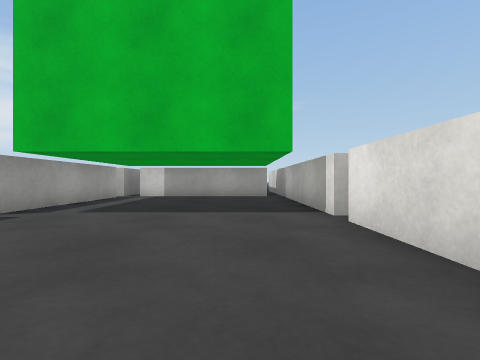
[1] (above)

24 first-person views from a walk through a 3-D level made in the Unity game engine. The camera is 0.51 m above the floor, looks level and sees 85° across. The floor is counted in squares, 1 m on a side. Each view is taken from the middle of a square. On the plan, view 1 faces up. The plan holds only what a view shows up to about 9 squares ahead; the rest is blank. The place goes on beyond the plan. Surface patterns are stand-ins for the level's own textures.

[2]
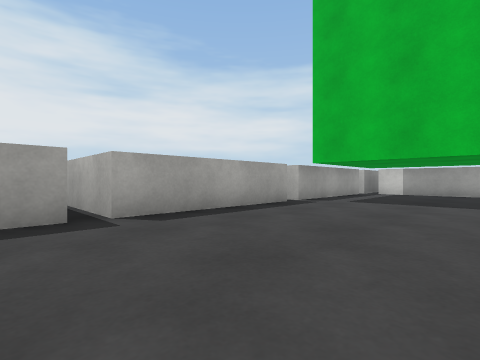

[3]
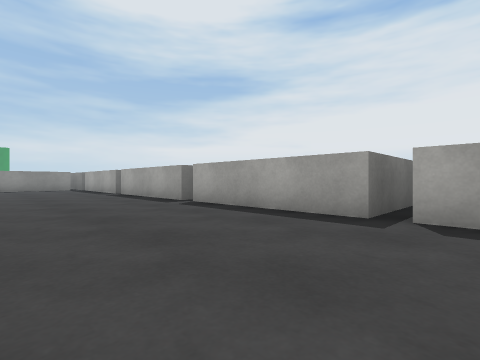

[4]
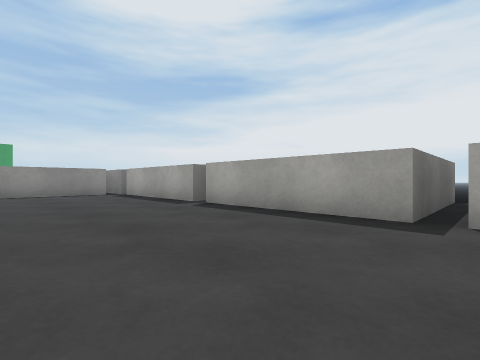

[5]
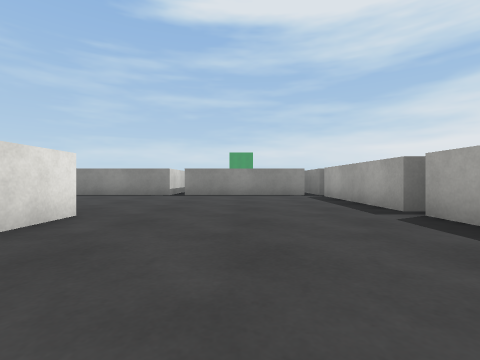

[6]
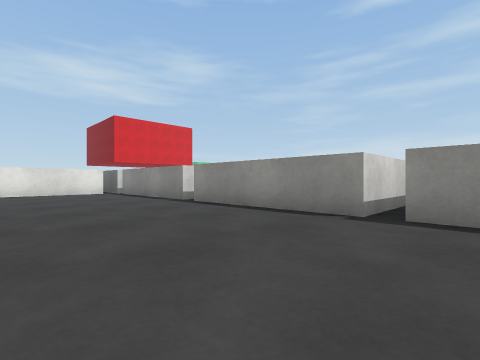

[7]
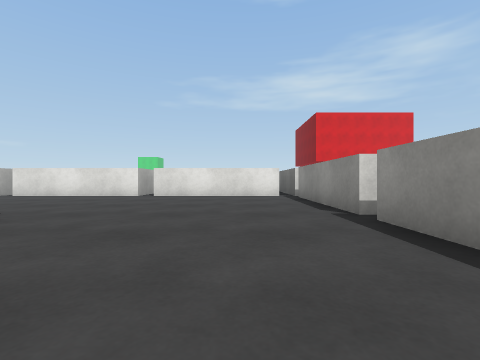

[8]
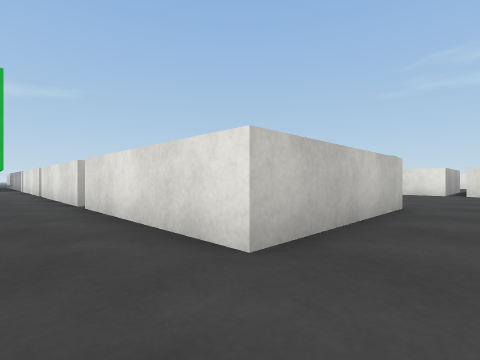

[9]
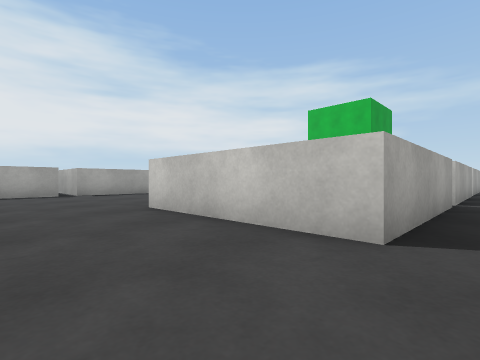

[10]
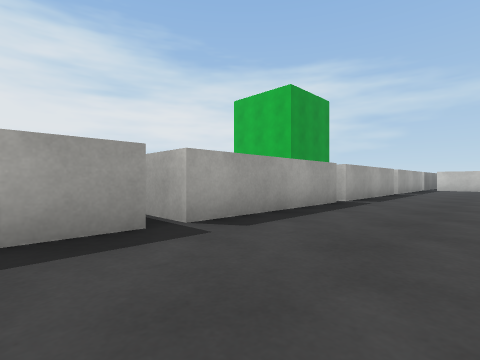

[11]
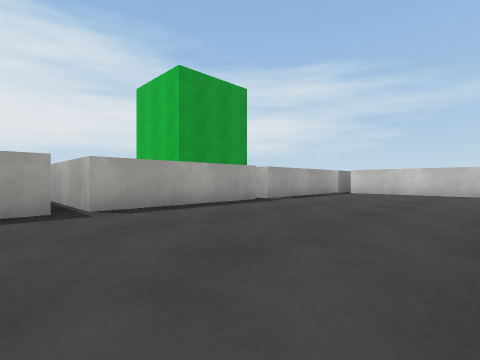

[12]
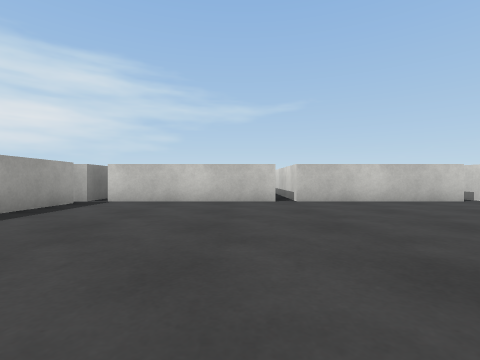

[13]
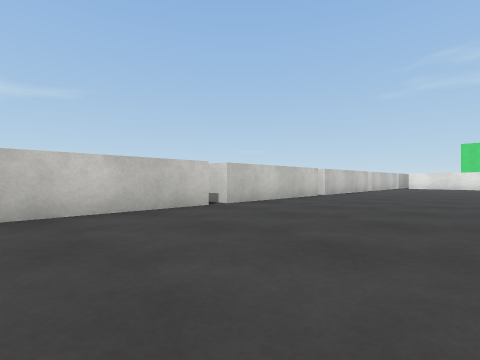

[14]
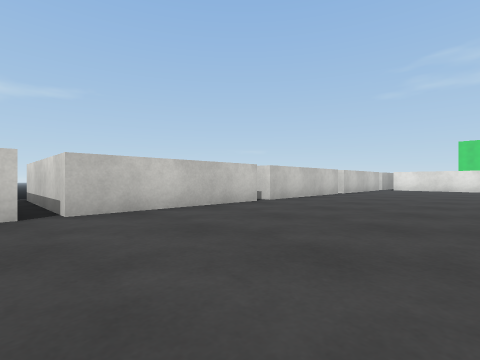

[15]
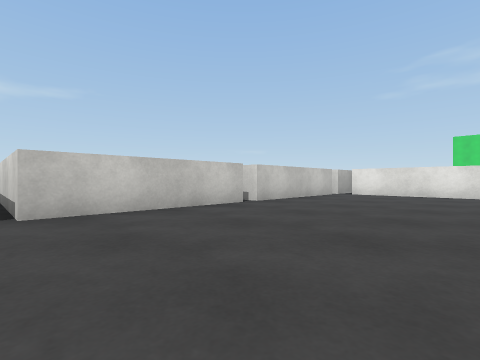

[16]
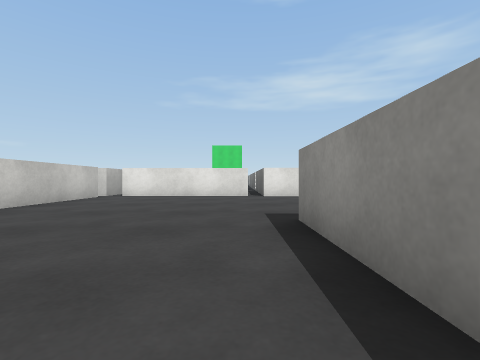

[17]
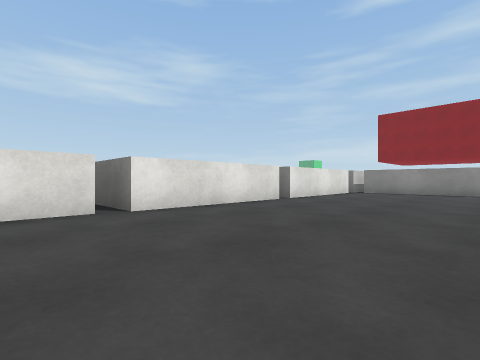

[18]
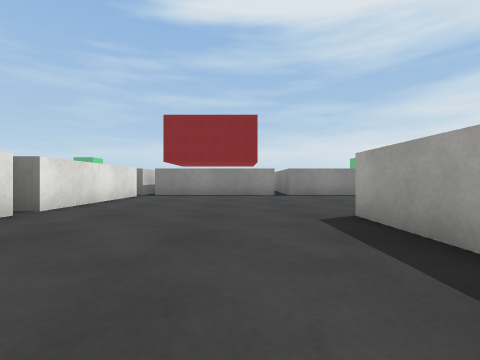

[19]
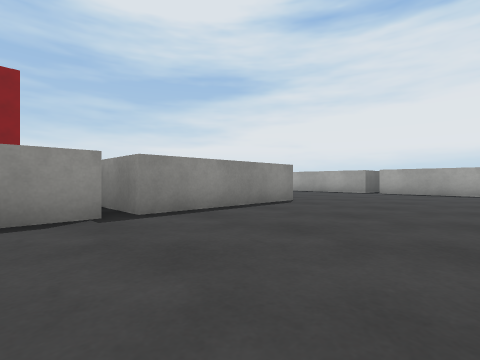

[20]
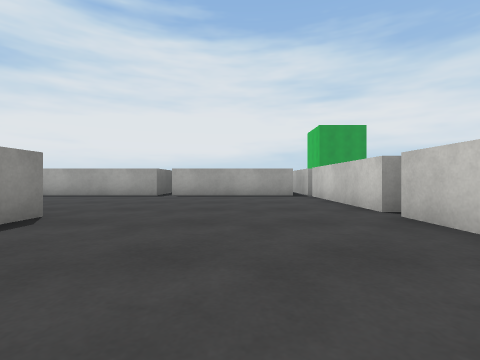

[21]
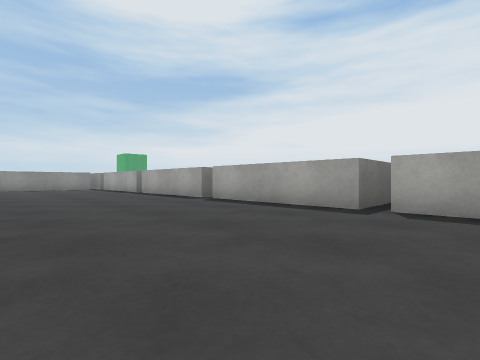

[22]
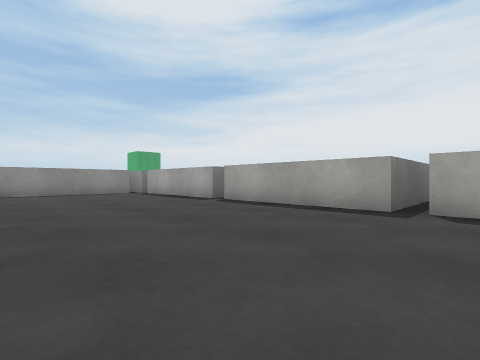

[23]
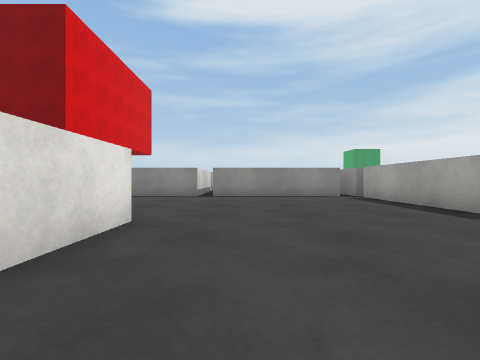

[24]
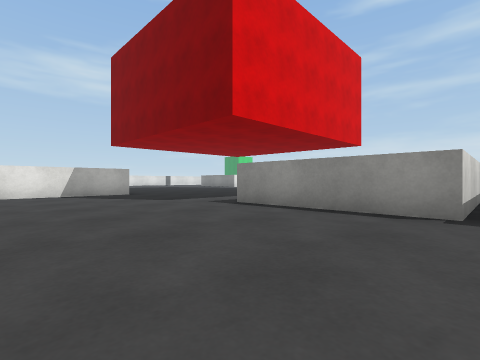

### Floor plan
Key: @ floor where view 1 was taken; . floor; ^ raised ledge.
Columns run from 6 left of view 1 to 28 right of it. Each row starts with its distance up from view 1.
 11                 ^    ^   ^
 10                 ^    ^   ^
  9   ^^^^^^   ^^^^^^^^^^^^^^^^^^^^^^^^
  8   ^.....^  ^.......................
  7   ^.....^  ^.......................
  6   ^.....^  ^.......................
  5   ^.....^  ^.......................
  4   ^.....^  ^.......................
  3   ^.....^  ^.....          ^^^....^
  2   ^.....^  ^.....             ....^
  1   ^.....   ^.....            ^....^
  0   ^...@.^  ^.....    ^^^^^^  ^....^
 -1 ^^^.....^^^^.....   ^....... ......
 -2   ^.....^  ^.....   ^.............^
 -3   ^.....^  ^...     ^.............^
 -4   ^.....^  ^...     ^.............^
 -5 ^^^.....^ ^^...  ^  ^.............^
 -6 ^^^.....^  ^... .^^^^.....^^^^^^^^^
 -7   ^.....^  ^.....^  ^.....   ^
 -8   ^.....^  ^.....^  ^.....
 -9   ^.....^^^^.....^  ^.....
-10  ^^..............^^^^.....
-11   ^..............^  ^.....
-12   ^..............^  ^.....
-13   ^..............^  ^.....^
-14   ^..............^  ^.....^
-15   ^^^^^^^^^^^^^^^^  ^.............^
-16        ^            ^.............^
-17        ^            ^.............^
-18                     ^.............^
-19                     ^^^^^.^^^^.....
-20                     ^    ^    ....
-21                          ^     ..
-22                          ^
-23                          ^

Where each view was taken, in squares from view 1:
view 1: 0 up, 0 right, facing up
view 2: 2 down, 0 right, facing up-left
view 3: 0 up, 0 right, facing down-left
view 4: 5 down, 0 right, facing down-left
view 5: 6 down, 1 left, facing down
view 6: 11 down, 0 right, facing down-right
view 7: 13 down, 2 right, facing right
view 8: 11 down, 0 right, facing up-right
view 9: 12 down, 6 right, facing up-left
view 10: 7 down, 8 right, facing up-left
view 11: 2 down, 10 right, facing up-left
view 12: 2 up, 9 right, facing up
view 13: 4 up, 11 right, facing up-right
view 14: 4 up, 14 right, facing up-right
view 15: 4 up, 19 right, facing up-right
view 16: 4 up, 20 right, facing right
view 17: 5 up, 24 right, facing down-right
view 18: 3 up, 25 right, facing down
view 19: 2 down, 25 right, facing down-left
view 20: 3 down, 23 right, facing left
view 21: 4 down, 19 right, facing down-left
view 22: 9 down, 19 right, facing down-left
view 23: 11 down, 18 right, facing down
view 24: 15 down, 19 right, facing down-right
